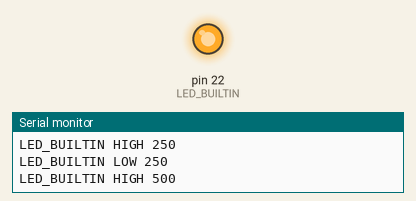
This sketch was run on a simulated Arduino Mega 2560, built with avr-gcc and run on an emulated ATmega2560. Parts: output pins drawn as LEDs (lit = HIGH), the last lines printed to the serial monitor.

Above: at 1.2 s.
At 6.5 s:
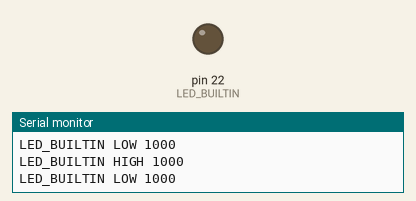
Timing chart, 0 to 9.1 s (numbered marks = the images above):
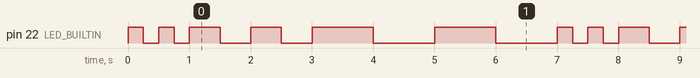

Measured:
- by itself, pin 22 (LED_BUILTIN): repeats every 7.0 s: LOW 0.25 s, HIGH 0.25 s, LOW 0.25 s, 2 × (HIGH 0.50 s, LOW 0.50 s), 2 × (HIGH 1.0 s, LOW 1.0 s), HIGH 0.25 s
- by itself, everything shown: repeats every 7.0 s, in 12 steps

The sketch:

blink_poc_01.ino
```cpp
// blink_poc_01
//
// simple code to test the esp dev board
// blinks the onboard led at different speeds
//
#include <Arduino.h>

#define LED_BUILTIN 22

void setup() {
  Serial.begin(115200);
  Serial.println("Starting Setup");
  pinMode (LED_BUILTIN, OUTPUT);
  Serial.println(F("Setup Done!"));
}

void loop(void) {
  Serial.println("Main Loop Start");
  // Blink quick 1/4sec x2
  Serial.println("LED_BUILTIN HIGH 250");
  digitalWrite(LED_BUILTIN, HIGH);
  delay(250);
  Serial.println("LED_BUILTIN LOW 250");
  digitalWrite(LED_BUILTIN, LOW);
  delay(250);
  Serial.println("LED_BUILTIN HIGH 250");
  digitalWrite(LED_BUILTIN, HIGH);
  delay(250);
  Serial.println("LED_BUILTIN LOW 250");
  digitalWrite(LED_BUILTIN, LOW);
  delay(250);
  // Blink medium 1/2sec x2
  Serial.println("LED_BUILTIN HIGH 500");
  digitalWrite(LED_BUILTIN, HIGH);
  delay(500);
  Serial.println("LED_BUILTIN LOW 500");
  digitalWrite(LED_BUILTIN, LOW);
  delay(500);
  Serial.println("LED_BUILTIN HIGH 500");
  digitalWrite(LED_BUILTIN, HIGH);
  delay(500);
  Serial.println("LED_BUILTIN LOW 500");
  digitalWrite(LED_BUILTIN, LOW);
  delay(500);
  // Blink slow 1sec x2
  Serial.println("LED_BUILTIN HIGH 1000");
  digitalWrite(LED_BUILTIN, HIGH);
  delay(1000);
  Serial.println("LED_BUILTIN LOW 1000");
  digitalWrite(LED_BUILTIN, LOW);
  delay(1000);
  Serial.println("LED_BUILTIN HIGH 1000");
  digitalWrite(LED_BUILTIN, HIGH);
  delay(1000);
  Serial.println("LED_BUILTIN LOW 1000");
  digitalWrite(LED_BUILTIN, LOW);
  delay(1000);
  Serial.println(F("Main Loop End"));
}
```
